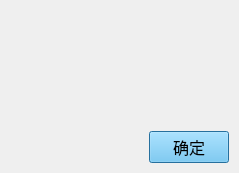
<?xml version="1.0" encoding="UTF-8"?>
<ui version="4.0">
 <class>Tp_RequestDlg</class>
 <widget class="QDialog" name="Tp_RequestDlg">
  <property name="geometry">
   <rect>
    <x>0</x>
    <y>0</y>
    <width>239</width>
    <height>173</height>
   </rect>
  </property>
  <property name="font">
   <font>
    <family>微软雅黑</family>
    <pointsize>12</pointsize>
   </font>
  </property>
  <layout class="QVBoxLayout" name="verticalLayout">
   <property name="leftMargin">
    <number>0</number>
   </property>
   <property name="topMargin">
    <number>0</number>
   </property>
   <property name="rightMargin">
    <number>0</number>
   </property>
   <property name="bottomMargin">
    <number>0</number>
   </property>
   <item>
    <widget class="QWidget" name="widget_white" native="true">
     <layout class="QVBoxLayout" name="verticalLayout_2">
      <item>
       <layout class="QHBoxLayout" name="horizontalLayout_2">
        <property name="leftMargin">
         <number>15</number>
        </property>
        <property name="topMargin">
         <number>15</number>
        </property>
        <property name="rightMargin">
         <number>15</number>
        </property>
        <property name="bottomMargin">
         <number>15</number>
        </property>
        <item>
         <widget class="QLabel" name="label_icon">
          <property name="maximumSize">
           <size>
            <width>70</width>
            <height>16777215</height>
           </size>
          </property>
          <property name="text">
           <string/>
          </property>
          <property name="pixmap">
           <pixmap resource="../images/image.qrc">:/topology/topology/ask.png</pixmap>
          </property>
         </widget>
        </item>
        <item>
         <widget class="QLabel" name="label_text"/>
        </item>
       </layout>
      </item>
      <item>
       <spacer name="verticalSpacer">
        <property name="orientation">
         <enum>Qt::Vertical</enum>
        </property>
        <property name="sizeHint" stdset="0">
         <size>
          <width>20</width>
          <height>18</height>
         </size>
        </property>
       </spacer>
      </item>
     </layout>
     <zorder></zorder>
     <zorder>verticalSpacer</zorder>
    </widget>
   </item>
   <item>
    <layout class="QHBoxLayout" name="horizontalLayout">
     <property name="leftMargin">
      <number>10</number>
     </property>
     <property name="topMargin">
      <number>10</number>
     </property>
     <property name="rightMargin">
      <number>10</number>
     </property>
     <property name="bottomMargin">
      <number>10</number>
     </property>
     <item>
      <spacer name="horizontalSpacer">
       <property name="orientation">
        <enum>Qt::Horizontal</enum>
       </property>
       <property name="sizeHint" stdset="0">
        <size>
         <width>40</width>
         <height>20</height>
        </size>
       </property>
      </spacer>
     </item>
     <item>
      <widget class="QPushButton" name="pushButton_ok">
       <property name="minimumSize">
        <size>
         <width>75</width>
         <height>23</height>
        </size>
       </property>
       <property name="font">
        <font>
         <family>微软雅黑</family>
         <pointsize>12</pointsize>
        </font>
       </property>
       <property name="styleSheet">
        <string notr="true">background-color: rgb(102, 199, 249);</string>
       </property>
       <property name="text">
        <string>确定</string>
       </property>
      </widget>
     </item>
    </layout>
   </item>
  </layout>
 </widget>
 <resources>
  <include location="../images/image.qrc"/>
 </resources>
 <connections>
  <connection>
   <sender>pushButton_ok</sender>
   <signal>clicked()</signal>
   <receiver>Tp_RequestDlg</receiver>
   <slot>accept()</slot>
   <hints>
    <hint type="sourcelabel">
     <x>300</x>
     <y>185</y>
    </hint>
    <hint type="destinationlabel">
     <x>173</x>
     <y>103</y>
    </hint>
   </hints>
  </connection>
 </connections>
</ui>
